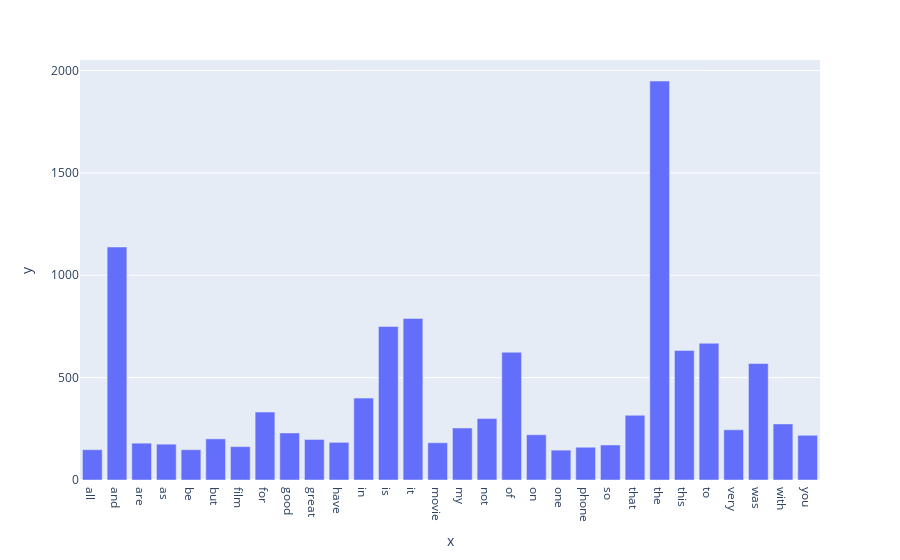

The cell this chart's notebook holds for it:
### Markdown cell above
### >>> **Exercise 14 :** 

I reduce the number of terms I want to visualize as an exercise efficiently.

### Code cell
import plotly.express as px

count_vect = CountVectorizer(max_features=30)   # select the 30 most common words in the data
data_counts = count_vect.fit_transform(data.sentences)
frequencies = []
for i in range(0,data_counts.shape[1]):
    frequencies.append(sum(data_counts[:,i].toarray()))
frequencies = np.asarray(data_counts.sum(axis=0))[0]
fig = px.bar(frequencies[0:300], x=count_vect.get_feature_names_out()[0:300] ,  
             y=frequencies[0:300])
fig.show()

### Figure 1 — Plotly figure (JSON) as saved in the notebook; plotly's stock layout.template omitted (floating-point values rounded to 4 significant figures)
{"data": [{"alignmentgroup": "True", "hovertemplate": "x=%{x}<br>y=%{y}<extra></extra>", "legendgroup": "", "marker": {"color": "#636efa", "pattern": {"shape": ""}}, "name": "", "offsetgroup": "", "orientation": "v", "showlegend": false, "textposition": "auto", "type": "bar", "x": ["all", "and", "are", "as", "be", "but", "film", "for", "good", "great", "have", "in", "is", "it", "movie", "my", "not", "of", "on", "one", "phone", "so", "that", "the", "this", "to", "very", "was", "with", "you"], "xaxis": "x", "y": [148, 1138, 180, 175, 148, 201, 163, 332, 230, 198, 184, 400, 750, 789, 182, 254, 300, 624, 221, 146, 160, 171, 316, 1949, 633, 668, 245, 569, 274, 218], "yaxis": "y"}], "layout": {"barmode": "relative", "legend": {"tracegroupgap": 0}, "margin": {"t": 60}, "xaxis": {"anchor": "y", "domain": [0, 1], "title": {"text": "x"}}, "yaxis": {"anchor": "x", "domain": [0, 1], "title": {"text": "y"}}}}
